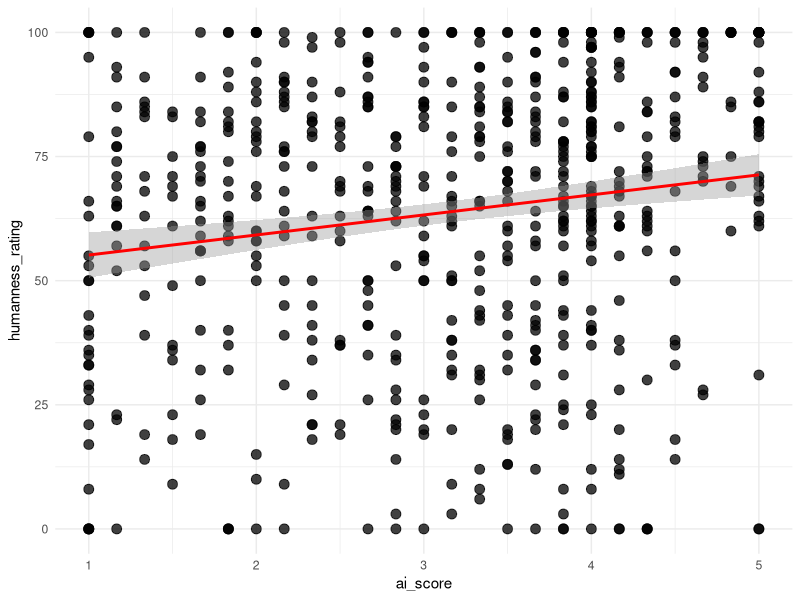
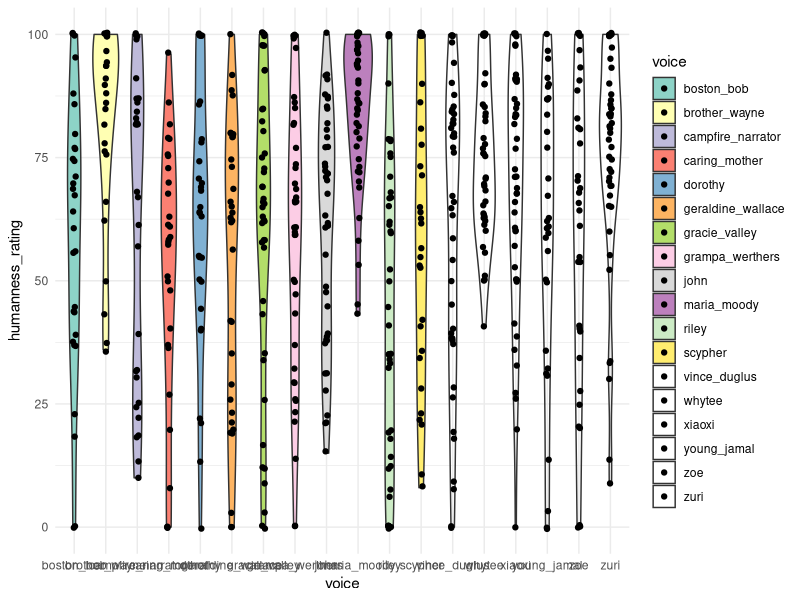

Write R code to recreate these figures, in order. (Note: this script raises an error after producing the figures.)
## ---- chunk 1
library(dplyr)
library(ggplot2)
library(tidyr)
library(forcats)
library(lme4)
library(corrplot)
library(clipr)
library(igraph)
library(ggraph)
## ---- chunk 2
raw_df <- read.csv("../data/responses_combined.csv")
raw_df <- raw_df %>% 
  group_by(subject_id) %>%
  mutate(ai_score = sum(cognitive_1, cognitive_2, 
                         affective_1, affective_2, 
                         behavioral_1, behavioral_2)/6)

# remove subject_id = "" (test trials)
raw_df <- raw_df %>%
  filter(subject_id != "")
## ---- chunk 3
head(raw_df)
## ---- chunk 4
categories <- list(
  content = c(
    "(span)", "(the)", "`Beautiful", "bird", "a", "Above",
    "above", "act", "after", "air", "along", "aparant",
    "APPARENTLY", "Apparently", "apparently", "appear", "Arc", "arc",
    "ARCH", "Arch", "arch", "Arches", "arising",
    "around", "ball", "Beam", "Beautiful", "beautiful",
    "Beauty", "beauty", "beginning", "BEYOND", "Beyond",
    "beyond", "blue", "branch", "cathes", "caves",
    "Chromatography", "cloud", "Clouds", "clouds", "Cloudy",
    "Color", "color", "Colorful", "colorful", "Colors", "confusing",
    "colors", "colors`", "colour", "colours", "come", "comes", "day",
    "diffraction", "Division", "division", "Drizzle", "drop",
    "droplets", "drops", "earth", "end", "Ending",
    "Ends", "ends", "fall", "Fire", "flower",
    "Form", "form", "Forms", "forms", "God", "Gold",
    "gold", "green", "grows", "hit", "hits",
    "HORIZON", "Horizon", "horizon", "horzion", "in", "important", 
    "Lamps", "Light", "light", "lightning", "Lights",
    "lights", "like", "long", "luck", "meadow",
    "meet", "Midnight", "Morning", "Nature", "nature",
    "Nature minded", "Night", "night", "of", "on", "optics",
    "over", "pair", "Part", "passes", "Path",
    "path", "photons", "Physics", "physics", "prisim",
    "PRISM", "Prism", "prism", "prismq", "prizm", "Prison", "prison", 
    "raid", "RAIN", "Rain", "rain", "rain drop",
    "rainbaw", "RAINBOW", "Rainbow", "rainbow", "Rainbows",
    "rainbows", "Rainbox", "raindow", "Raindrop", "raindrop",
    "Raindrops", "raindrops", "rainfall", "Raining", "raining",
    "Rainy", "rainy", "Rays", "red", "refract", "vague",
    "round", "Sage", "Science", "science", "Scienctific", "scientic", "Scientific", 
    "scientific", "shamrock", "Shape", "spectacle",
    "shape", "Shine", "shines", "shone", "showers",
    "Site", "skies", "Sky", "sky", "sky watcher",
    "spectrum", "spring", "storm", "storms", "Strike",
    "Strikes", "strikes", "Sun", "sun", "sunglight",
    "Sunlight", "sunlight", "Sunny", "sunrise", "sunrize",
    "sunset", "Sunshine", "sunshine", "Sunsine", "Symmetrical",
    "Take", "take", "takes", "THE", "The",
    "the", "THESE", "this", "thunder",
    "thunderstorms", "time", "touch", "tree", "Two ends",
    "universe", "variety", "Verizon", "visual", "vision", "Water", "water",
    "way", "Weather", "weather", "Wet", "wet",
    "When", "when", "white light", "winds",
    "with", "Wodded", "world", "Magical", "wordy"
  ),
  gender = c(
    "androgenous", "Androgynous", "androgynous", "effeminate", "Female",
    "female", "Femenine", "Feminine", "feminine", "Genderless",
    "Gentleman", "girl", "Girlie", "Girly", "girly",
    "Guy", "he", "Lady", "lady", "Male",
    "male", "Man", "man", "Manly", "Masculine",
    "masculine", "Woman", "woman", "they", "them", "trans"
  ),
  sexuality = c(
    "gay"
  ),
  other_sgi = c(
    "pass" 
  ),
  persona = c(
    "admirer", "Airhead", "Alpha", "bohemian",
    "Bro", "bumbkin", "Cartoon", "cartoon",
    "cartoonish", "Dad", "ditsy", "ditzy",
    "Documentary", "dude", "geek", "geeky",
    "Hader", "hippie", "hippy", "impressionist",
    "Isaac", "Kathy bates", "kooky", "Leprachaun", "Leprechaun",
    "leprechaun", "lobster", "McDonald’s", "motherly", "Mckenna", "meryl",
    "Morgan Freeman", "nerd", "Nerdy", "nerdy", "Newton",
    "old-fashioned", "performative", "Preppy", 
    "Radio", "reading a book", "Santa",
    "spicoli", "Spongebob", "stoner", "story", "storylike", 
    "Story Teller", "Story-teller", "Storyteller", "storyteller", "Storytelling",
    "streep", "Surfer", "surfer", "TV Voice", "valley",
    "valley girl", "voiceover", "Wizard",
    "wizard", "grandfather", "earthy",
    "Grandma", "grandma", "grandmother", "Grandpa", "grandpa",
    "Cool", "cool", "corny"
  ),
  region = c(
    "American", "Boston",
    "boston", "British", "british", "Bronx", "California",
    "Californian", "californian", "Country", "country", 
    "foreign", "foreigner", "hawaii", "Italian", 
    "New Jersey", "New York", "New york", "New Yorker", "Northeast",
    "northern?", "Northerner", "northerner", "Southern", "southern",
    "southernish"
  ),
  locale = c(
    "Alley", "City", "city", "farm", "park",
    "rural", "rustic", "School", "Urban", "urban"
  ),
  education = c(
    "academic", "analytuical", "Articulate", "articulate", "capable",
    "competent", "Complex", "comprehensive", "concise", "Descriptive",
    "descriptive", "Detailed", "detailed", "Educated", "educated",
    "educational", "educative", "Eloquent", "eloquent", "enlightening",
    "Experience", "experienced", "expert", "explanation", "facts",
    "factual", "Fluent", "Gifted", "inexperienced", "informational",
    "Informative", "informative", "Informed", "informed", "insightful",
    "Intellectual", "intelligence", "Intelligent", "intelligent", "knowledeable",
    "Knowledgable", "knowledgable", "Knowledge", "knowledge", "Knowledgeable",
    "knowledgeable", "learning", "legible", "Literate",     
    "Philisophical", "Professional", "professional", "Profound",
    "scholar", 
    "Simple", "simple", "skilled", "Smart", "smart", "sophisticated", "Succint",
    "Technical", 
    "very descriptive", "Well Spoken", "well spoken", "Well-spoken", "well-spoken",
    "wellspoken", "Wisdom", "Wise", "wise", "worldly", "unprofessional",
    "dumb", "excellent communication", "great speaker", "Idiot", "incorrect",
    "stupid", "Unintelligent", "unintelligent"
  ),
  profession = c(
    "announcer", "counselor", "educator", "Explainer", "explainer",
    "Guider", "instructor", "Lecturer", "lecturer", "librarian",
    "military", "Narrator", "narrator", "pastor", "poet",
    "preach", "professor", "Prospector", "prospector", "reader", "researcher", 
    "science teacher", "Scientist", "scientist", "simplifier", "Speaker", "speaker",
    "Student", "student", "teach", "Teacher", "teacher",
    "teaching", "therapist", "weatherman", "Wheatherman", "writer"
  ),
  race_ethnicity = c(
    "African American", "African-American", "Black", "black", "black vernacular",
    "Caucasian", "Latina", "Person of Color", "White", "white"
  ),
  social_standing = c(    
    "Dignity", "entitled", "ghetto", "refined", "Rich",
    "rich", "pretentious", "Snooty"
  ),
  other_soc = c(
    "casual", "conversational", "culture", "Diversity", "Formal",
    "infraction", "Public", "Single", "unpopular", 
    "Accent", "accent", "accented", "dialect", "native"
  ),
  age = c(
    "Adult", "ancient", "Antiquated", "Boomer", "childish", "childlike",
    "Elder", "elder", "Elderly", "elderly", 
    "kids", "Mature", "mature", "middle age", "middle aged",
    "Middle-Aged", "middle-aged", "Old", "old", "Older",
    "older", "senior", "twenties", "Young", "young",
    "younger", "Youthful"
  ),
  appearance = c(
    "balding", "big", "Blonde", "blonde",
    "fat", "gray suit", "Hands", "short", "size",
    "smiling"
  ),
  attractiveness = c(
    "Attractive", "lovely", "luscious", "pretty", "Stunning"
  ),
  health = c(
    "afflictive", "Drunk", "impaired",  "sleepy", "smoker", "tired", "weed" 
  ),
  other_phys = character(0),
  agreeableness = c(
    "aggressive", "approachable", "Blunt", "blunt", "Cairing",
    "Caring", "caring", "Charming", "comfortable", "Comforting",
    "Compassionate", "condescending", "Down to earth", "empathetic", "fair",
    "flippant", "Friendly", "friendly", "friiendly", "Gentle",
    "gentle", "giving", "helpful", "Humble", "Kind",
    "kind", "likeable", "Lileable", "loving", 
    "NICE", "Nice", "nice", "nurturing", "opinionated",
    "Ornery", "patience", "patient", "Peaceful", "peaceful",
    "polite", "reassuring", "relatable", "sassy", "Sincere",
    "sincere", "snark", "Sweet", "sweet", "tender",
    "Trustworthy", "Truthfull", "uncaring", "Understanding", "understanding", 
    "wholesome", "safe", "Annoying", "annoying", "Tiring", "irritating", "obnoxious", 
    "off-putting", "Pleasant", "pleasant", "pleasent", "Positive", "positive",
    "unlikable", "unpleasant", "unfavorable", "cliched"
  ),
  extraversion = c(
    "active", "Animated", "animated", "assertive", "Assured",
    "Boisterous", "bubbly", "charismatic", "cheerful", "Confidant",
    "Confident", "confident", "Dominant", "eager", "Energetic",
    "energetic", "energy", "Engaged", "engaged", "engagin",
    "Engaging", "engaging", "enthused", "Enthusiastic", "enthusiastic", "Exaggerated", 
    "exaggerated", "excited", "Expressive", "expressive", "exuberant", "Flamboyant",
    "flamboyant", "joking", "lively", "locquatious", "Motivational",
    "outgoing", "outspoken", "Passionate", "passionate", "rambler", "Rambling", 
    "reserved", "Self-assured", "stoked", "excited with word", "certain",
    "unenthusiastic", "Unexcited", "upbeat", "Fun", "fun", "Funny", "funny", 
    "Humorous", "goofy", "Silly","silly"
  ),
  openness = c(
    "Artistic", "artistic", "Artsy", "artsy", "create",
    "Creative", "creative", "Curious", "curious", "dreamer",
    "dreamy", "eccentric", "explorative", "Imaginative", "imaginative",
    "inquisitive", "Inspiration", "inspiring", "inspirtional", "interest",
    "Interested", "interested", "Intrigued", "intrigued", "Intuitive",
    "Metaphor", "open", "Pensive", "Poetic", "poetic",
    "Poetry", "poetry", "Reflecting", "reflecting", "Reflection",
    "reflection", "shallow", "thinker", "thoughful", "Thoughtful",
    "thoughtful", "unconventional", "Unique", "unique", "versatile",
    "Vivid", "vivid", "witty", "whimsical", "wonder", "Longing",
    "Different", "Interesting", "interesting", "intersting", "odd",
    "Strange", "strange", "uninteresting", "uninteristing", "usual",
    "weird"
  ),
  emo_stab = c(
    "Calm", "calm", "Calming", "calming", 
    "Collected", "composed", "content", "emotional", "emotionless",
    "erratic", "hesitant", "hopeful",
    "Mellow", "mellow", "moody", "nervous", "neutral mindset", "non-assertive", 
    "non-emotional", "nonchalant", "Peace", "peace", "relaxation", "Relaxed",
    "relaxed", "Relaxing", "relaxing", "relaxing.",  "Scattered", "serene", "Serenity", 
    "serenity", "Dramatic", "dramatic", "sootheing", "Soothing", "soothing", "stern", 
    "Stoic", "stoic", "tranquil", "Unemotional", "unemotional", "unsure", "wistful",
    "Crazy", "uncomfortable", "Suspense",   "Bombastic", "bombastic"
  ),
  cons = c(
    "Accurate", "accurate", "attention", "Attentive", "Carefree",
    "carefree", "careful", "cautious", "consistent", "Definite",
    "Deliberate", "deliberate", "diligent", "Driven", "focus",
    "Focused", "focused", "Intent", "invested", "involved",
    "Measured", "Motivated", "motivated", "Observant", "observant",
    "proper", "punctuated", "punctuates", "Rehearsed", "sequential",
    "wasteful", "percise", "precise", "thorough", "non-serious", "Serious",  "serious"
  ),
  other_psych = c(
    "Amused", "Angry", "angry", "attitude", "awe",
    "bold", "brave", "disinterested", "Euphoric", 
    "exciting", "fanatic", "Free", "Freedom", "Happiness",
    "happiness", "Happy", "happy", "Hope", "hope",
    "jolly", "joy", "Joyful", "life",
    "Motivation", "proud", "spiritual",
    "unaware", "Upset", "autist", "autistic", "bored"
  ),
  naturalness = c(
    "AI", "Ai", "ai", "Ai generated", "Artificial",
    "artificial", "authentic", "automatic", "believable", "Computer",
    "digital", "Fake", "fake", "fake?", "Forced",
    "forced", "Genuine", "Human", "human like", "inauthentic",
    "inhuman", "manufactured", "natural", "real", "robot",
    "Robotic", "robotic", "Scripted", "Technological", "unnatural",
    "Unrealistic", "unrealistic", "untenable" ,  "credible", "off" 
  ),
  contour = c(
    "emphasis", "Flat", "flat", "flat tone", "high",
    "high pitched", "high-pitched", "higher pitch voice", "low", "modulated",
    "Monotone", "monotone", "Monotoned", "Monotonous", "monotonous",
    "Neutral tone", "question", "Questioning", "questioning", "range",
    "Slow tone", "tone", "even-toned","even"
  ),
  voice_qual = c(
    "Articulated", "Audible", "audible", "bassy", "breathy", "Bright",
    "bright", "chocolate", "clarity", "Clear", "clear",
    "clear voice", "cler", "crisp", "Dainty", "Deep",
    "deep", "deep voice", "distinct", "dry", 
    "fluid", "grainy", "Grating", "grating", "gravelly",
    "Gruff", "gruff", "gruffy", "Harsh", "Hoarse",
    "liquid", "Nasal", "nasal", "nasally", "Nasaly",
    "Raspy", "raspy", "Rough", "rough", "scratchy",
    "shrill", "Smooth", "smooth", "sound", "subtle",
    "twang", "vocal", "Vocal fry", "Warm",
    "warm", "weathered", "whine"
  ),
  intensity = c(
    "commanding", "explosive", "Firm", "firm", "forceful",
    "Full", "Intense", "intense", "Loud", "loud",
    "louder", "Powerful", "Projective", "Slam", "Soft",
    "soft", "Soft Spoken", "Soft spoken", "Soft-spoken", "soft-spoken",
    "softspoken", "Strong", "strong", "quiet"
  ),
  speech_rhythm = c(
    "breaks", "brisk", "cadence", "clunky",  "Fast", "fast", "flowing",
    "hurry", "jumbled",  "Paced", "quick", "rapid", "rushed", "rushing", "Slow", 
    "slow", "slower","Steady", "steady", "unrushed", "well-paced", "stilted"
  ), 
  other_speech = c(
    "coherent",  "Direct", "direct", "embelished", "Embellished",
    "emotive", "enunciation","incomplete", "lyrical", "narrative",
    "notecards", "Reading", "reading", "Speech", "split", "splits", "Spoken",
    "straightforward", "Unclear", "understandable"
  ), 
  other = c(
    "Neutral", "neutral", "amazing", "Average", "average", "Bad", "bland", "fine", 
    "nondescript", "okay", "easy", "Dull", "Good", "good", "lackluster", "Outstanding", 
    "Word", "outstanding", "quality", "Wonderful!", "Boring", "boring", "Forgettable",
    "Promise", "trap", "voice"
  )
)

categories <- lapply(categories, tolower)

assign_category <- function(response) {
  if (is.na(response) || response == "") return(NA_character_)
  for (cat_name in names(categories)) {
    if (response %in% categories[[cat_name]]) {
      return(cat_name)
    }
  }
  return("other")
}

analysis_df <- raw_df %>%
  mutate(across(
    .cols = c(word_1, word_2, word_3, word_4, word_5),
    .fns  = ~ sapply(tolower(trimws(.x)), assign_category),
    .names = "category_{.col}"
  )) %>%
  rename_with(~ gsub("category_word_", "category_", .x), starts_with("category_word_"))

# add broad characterizations
social_cats   <- c(
  "gender", "sexuality", "other_sgi", "persona", "region", "locale",
  "education", "profession", "race_ethnicity", "social_standing", "other_soc"
)
phys_cats   <- c(
  "age", "appearance", "attractiveness", "health", "other_phys"
)
psych_cats   <- c(
  "agreeableness", "extraversion", "openness", "emo_stab", "cons", "other_psych"
)
speech_cats   <- c(
  "contour", "voice_qual", "intensity", "speech_rhythm", "other_speech"
)


analysis_df <- analysis_df %>%
  rowwise() %>%
  mutate(
    n_social   = sum(c_across(category_1:category_5) %in% social_cats),
    n_phys   = sum(c_across(category_1:category_5) %in% phys_cats),
    n_psych   = sum(c_across(category_1:category_5) %in% psych_cats),
    n_speech = sum(c_across(category_1:category_5) %in% speech_cats),
    n_content  = sum(c_across(category_1:category_5) == "content"),
    any_artificial = any(c_across(word_1:word_5) %in% 
                           c("AI", "Ai", "ai", "Ai generated", "Artificial",
                             "artificial", "automatic", "Computer",
                             "digital", "Fake", "fake", "fake?", "inauthentic",
                             "inhuman", "manufactured", "robot",
                             "Robotic", "robotic", "Technological", "unnatural",
                             "Unrealistic", "unrealistic", "untenable" ,"off")
                         )
  ) %>%
  ungroup()
## ---- chunk 5
ggplot(analysis_df, aes(x = ai_score, 
                        y = humanness_rating)) +
  geom_point(color = "black", 
             size = 3,
             alpha = 0.75) +       
  geom_smooth(method = "lm", color = "red") +
  theme_minimal() 

cor(analysis_df$ai_score, analysis_df$humanness_rating, method = "pearson")
## ---- chunk 6
analysis_df %>% 
  group_by(voice) %>% 
  summarise(
    mean = mean(humanness_rating),
    sd = sd(humanness_rating), 
    median = median(humanness_rating)
  )
## ---- chunk 7

ggplot(analysis_df, aes(voice, humanness_rating, fill = voice)) + 
  geom_violin() +
  scale_fill_brewer(palette = "Set3") +
  geom_jitter(width = 0.05) +
  theme_minimal()

## ---- chunk 8
long_df %>% 
  filter(cat != "content") %>% 
  ggplot() +
  geom_bar(aes(y = voice,
               fill = cat),
           position = "fill") +
  coord_flip() +
  labs(x = "Proportion of Non-Content Responses",
       y = "Voice",
       fill = "Category")

ggsave(file="./data_analysis_files/by-voice-categories.png",width=10,height=6)
## ---- chunk 9
category_counts <- analysis_df %>%
  pivot_longer(
    cols = category_1:category_5,
    names_to = "word_number",
    values_to = "category"
  ) %>%
  count(category, sort = TRUE)
## ---- chunk 10
View(category_counts)
## ---- chunk 11
analysis_df <- analysis_df %>%
  rowwise() %>%
  mutate(ai_attitude_score = rowMeans(across(c(cognitive_1, behavioral_1, affective_1, cognitive_2, affective_2, behavioral_2))))
## ---- chunk 12

ai_attitude_plot_1 <- ggplot(analysis_df, aes(x = ai_attitude_score, y = fct_reorder(source_file, ai_attitude_score))) +
  geom_point(size = 1.5, alpha = 0.7) +
  labs(title = "Distribution of AI Attitude Scores",
       x = "AI attitude score", 
       y = "participants") + 
  theme_minimal() +
  theme(axis.text.y = element_blank())

ai_attitude_plot_1
## ---- chunk 13
ai_attitude_plot_2 <- ggplot(analysis_df, aes(x = "", y = ai_attitude_score)) +
  geom_violin(fill = "lightpink", alpha = 0.5, width = 0.3) +
  labs(title = "Distribution of AI Attitude Scores", 
       x = "AI attitude score", 
       y = "All participants (density)") +
  geom_jitter(width = 0.05, alpha = 0.5)+
  theme_minimal()

ai_attitude_plot_2
## ---- chunk 14
long_df <- analysis_df %>%
  pivot_longer(category_1:category_5, names_to="slot", values_to="cat") %>%
  filter(cat != "content") %>%
  mutate(is_human = cat %in% c(social_cats, phys_cats, psych_cats),
         slot_num = as.integer(gsub("category_","",slot)))

subj_df <- long_df %>% # subject-clustering accounts for between-subj design
  group_by(subject_id, voice, humanness_rating) %>%
  summarise(n_human = sum(is_human), n_total = n(), .groups="drop")

# models for pilot data 
## simple model, no random effect of subject (bc of a single trial structure)
m_social_1 <- glm(cbind(n_human, n_total - n_human) ~ scale(humanness_rating), 
                  data = subj_df, 
                  family = quasibinomial)
summary(m_social_1)
## added voice fixed effect
m_social_2 <- glm(cbind(n_human, n_total - n_human) ~ scale(humanness_rating) + 
                  voice, 
                  data = subj_df, 
                  family = quasibinomial)
summary(m_social_2)

# which model better accounts for variance? 
anova(m_social_1, m_social_2, test = "F")
## ---- chunk 15
# predicted probabilities
newdat <- data.frame(humanness_rating = c(0, 30, 50, 66.6, 100))
newdat$z <- (newdat$humanness_rating - mean(analysis_df$humanness_rating)) / 
  sd(analysis_df$humanness_rating)
pred <- predict(m_social_1, newdata = data.frame(humanness_rating = newdat$humanness_rating),
                type = "link", se.fit = TRUE)
newdat$p     <- plogis(pred$fit)
newdat$lo    <- plogis(pred$fit - 1.96 * pred$se.fit)
newdat$hi    <- plogis(pred$fit + 1.96 * pred$se.fit)
newdat

newdat <- data.frame(humanness_rating = seq(0, 100, by = 2))
pred <- predict(m_social_1, newdata = data.frame(humanness_rating = newdat$humanness_rating,
                                             voice = "gracie_valley"),  # arbitrary ref level
                type = "link", se.fit = TRUE)
newdat$p  <- plogis(pred$fit)
newdat$lo <- plogis(pred$fit - 1.96 * pred$se.fit)
newdat$hi <- plogis(pred$fit + 1.96 * pred$se.fit)

# visualization
ggplot() +
  geom_ribbon(data = newdat, aes(humanness_rating, ymin = lo, ymax = hi), 
              alpha = 0.2, fill = "steelblue") +
  geom_line(data = newdat, aes(humanness_rating, p), color = "steelblue", size = 1) +
  geom_jitter(data = subj_df, 
              aes(humanness_rating, n_human / n_total),
              width = 0.5, height = 0.02, alpha = 0.5) +
  geom_hline(yintercept = 0.5, linetype = "dashed", color = "grey") +
  labs(x = "Humanness Rating", 
       y = "P(social or psychological | non-content descriptor)") +
  theme_minimal()
## ---- chunk 16
transitions <- analysis_df %>%
  select(subject_id, voice, category_1:category_5) %>%
  pivot_longer(category_1:category_5, names_to="slot", values_to="cat") %>%
  mutate(slot = as.integer(gsub("category_","",slot))) %>%
  filter(cat != "content") %>%
  arrange(subject_id, slot) %>%
  group_by(subject_id) %>%
  mutate(next_cat = lead(cat)) %>%
  filter(!is.na(next_cat)) %>%
  ungroup()

# raw transition probability matrix
trans_mat <- transitions %>%
  count(cat, next_cat) %>%
  group_by(cat) %>%
  mutate(p = n / sum(n)) %>%
  ungroup()

# add marginal probabilities 
marginals <- transitions %>%
  count(next_cat) %>%
  mutate(p_marginal = n / sum(n)) %>%
  select(next_cat, p_marginal)

# matrix with marginals 
trans_mat_w_margin <- trans_mat %>%
  left_join(marginals, by = "next_cat") %>%
  mutate(lift = p / p_marginal)

# plot priming relationships
trans_mat_w_margin %>%
mutate(log2_lift = log2(lift)) %>%
  ggplot(aes(x = next_cat, y = cat, fill = log2_lift)) +
  geom_tile() +
  scale_fill_gradient2(low = "blue", mid = "white", high = "red", midpoint = 0) +
  theme(axis.text.x = element_text(angle = 45, hjust = 1)) +
  labs(title = "Semantic Priming (Red = Positive Priming, Blue = Suppression)")
## ---- chunk 17
# keep only transitions that happened at least 10 times
robust_priming <- trans_mat_w_margin %>%
  filter(n >= 10) %>%
  arrange(desc(lift))

# plot robust (frequent) priming relationships
robust_priming %>%
  mutate(log2_lift = log2(lift)) %>%
  ggplot(aes(x = next_cat, y = cat, fill = log2_lift)) +
  geom_tile() +
  scale_fill_gradient2(low = "blue", mid = "white", high = "red", midpoint = 0) +
  theme(axis.text.x = element_text(angle = 45, hjust = 1)) +
  labs(title = "Semantic Priming (Red = Positive Priming, Blue = Suppression)")
## ---- chunk 18
# adjust lift/count threshold as needed
graph_df <- trans_mat_w_margin %>% 
  filter(n >= 5, lift > 1) 

g <- graph_from_data_frame(graph_df, directed = TRUE)

# calculate node importance (degree) to control text size
V(g)$node_size <- degree(g, mode = "all")

ggraph(g, layout = "fr") + 
  geom_edge_loop(
    aes(alpha = lift), 
    color = "gray70", 
    arrow = arrow(length = unit(1, 'mm'), type = "closed")
  ) +
  geom_edge_link(
    aes(alpha = lift), 
    color = "gray70", 
    arrow = arrow(length = unit(1, 'mm'), type = "closed"),
    end_cap = circle(4, 'mm') 
  ) +
  geom_node_point(
    size = 1, 
    color = "black") + 
  geom_node_text(
    aes(label = name, size = node_size), 
    color = "black", 
    fontface = "bold",
    repel = TRUE # helps prevent text overlap
  ) +
  scale_size(range = c(2, 4), guide = "none") + 
  scale_edge_alpha(range = c(0.4, 1), guide = "none") +
  theme_void()
## ---- chunk 19
valence_lookup <- tibble(
  word = c(
    "beautiful", "pleasant", "cool", "fun", "dreamy", "vivid", "colorful",
    "annoying", "boring", "grating", "tiring", "forgettable", "odd", "corny", "confusing",
    "interesting", "dramatic", "emotive", "exaggerated"
  ),
  valence = c(
    rep("positive", 7),
    rep("negative", 8),
    rep("ambiguous", 4)
  )
)

# participant valence_counts
valence_counts <- analysis_df %>%
  select(subject_id, word_1:word_5) %>%
  pivot_longer(word_1:word_5, names_to = "slot", values_to = "word") %>%
  mutate(word = tolower(trimws(word))) %>%
  left_join(valence_lookup, by = "word") %>%
  group_by(subject_id) %>%
  summarise(
    n_positive  = sum(valence == "positive",  na.rm = TRUE),
    n_negative  = sum(valence == "negative",  na.rm = TRUE),
    n_ambiguous = sum(valence == "ambiguous", na.rm = TRUE),
    .groups = "drop"
  )

eval_df <- analysis_df %>% left_join(valence_counts, by = "subject_id")

# restrict to subj with at least one valenced evaluation
eval_sub <- eval_df %>%
  filter(n_positive + n_negative > 0) %>%
  mutate(p_positive = n_positive / (n_positive + n_negative))

# mean proportion positive by any_artificial
prop_summary <- eval_sub %>%
  group_by(any_artificial) %>%
  summarise(
    n              = n(),
    mean_p_positive = mean(p_positive),
    sd_p_positive   = sd(p_positive),
    se_p_positive   = sd(p_positive) / sqrt(n),
    .groups = "drop"
  )
prop_summary

# mean ai_score by any_artificial
ai_summary <- eval_sub %>%
  group_by(any_artificial) %>%
  summarise(
    n              = n(),
    mean_ai_score  = mean(ai_score),
    sd_ai_score    = sd(ai_score),
    se_ai_score    = sd(ai_score) / sqrt(n),
    .groups = "drop"
  )
ai_summary

ggplot(eval_sub, aes(x = ai_score, 
                     y = p_positive, 
                     color = any_artificial)) +
  geom_point(alpha = 0.7, size = 2) +
  geom_smooth(method = "loess", se = TRUE, alpha = 0.15) +
  scale_color_brewer(palette = "Set1",
                     name = "Any artificial\ndescriptor") +
  labs(
    x = "AI attitude score (higher = more positive toward AI)",
    y = "Proportion positive valence") +
  theme_minimal()
## ---- chunk 20
glm(p_positive ~ scale(humanness_rating)*scale(ai_score), 
    data = eval_sub,
    family = binomial) %>%
  summary()
## ---- chunk 21
gracie_words <- analysis_df %>% filter(voice == "gracie_valley")
gracie_words <- gracie_words[,c("word_1", "word_2", "word_3", "word_4", "word_5")]
gracie_words_lst <- unlist(gracie_words) %>% as.character()
write_clip(gracie_words_lst)
## ---- chunk 22
vince_words <- analysis_df %>% filter(voice == "vince_duglus")
vince_words <- vince_words[,c("word_1", "word_2", "word_3", "word_4", "word_5")]
vince_words_lst <- unlist(vince_words) %>% as.character()
write_clip(vince_words_lst)
## ---- chunk 23
zuri_words <- analysis_df %>% filter(voice == "zuri")
zuri_words <- zuri_words[,c("word_1", "word_2", "word_3", "word_4", "word_5")]
zuri_words_lst <- unlist(zuri_words) %>% as.character()
write_clip(zuri_words_lst)
## ---- chunk 24
john_words <- analysis_df %>% filter(voice == "john")
john_words <- john_words[,c("word_1", "word_2", "word_3", "word_4", "word_5")]
john_words_lst <- unlist(john_words) %>% as.character()
write_clip(john_words_lst)
